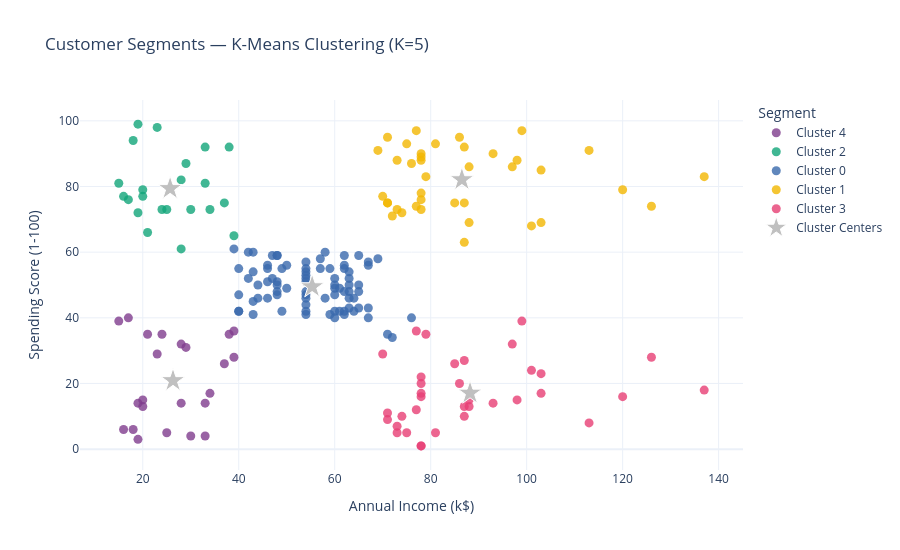

Notebook source saved alongside this figure:
### Markdown cell above
# 6. Visualizing Clusters

Each dot is a customer, colored by their assigned cluster 

*Cluster centers are shows as stars*

### Code cell
# Assign segment names (will be finalized in Step 7)
cluster_names = {
    0: 'Cluster 0',
    1: 'Cluster 1',
    2: 'Cluster 2',
    3: 'Cluster 3',
    4: 'Cluster 4'
}
df['Segment'] = df['Cluster'].map(cluster_names)

# Scatter plot
fig = px.scatter(
    df,
    x='Income',
    y='SpendingScore',
    color='Segment',
    hover_data=['Age', 'Gender', 'CustomerID'],
    title='Customer Segments — K-Means Clustering (K=5)',
    labels={'Income': 'Annual Income (k$)', 'SpendingScore': 'Spending Score (1-100)'},
    template='plotly_white',
    color_discrete_sequence=px.colors.qualitative.Bold
)
fig.update_traces(marker=dict(size=9, opacity=0.8))

# Add cluster centers as stars
fig.add_trace(go.Scatter(
    x=centers_df['Income'],
    y=centers_df['SpendingScore'],
    mode='markers',
    marker=dict(symbol='star', size=18, color='silver', line=dict(width=1, color='white')),
    name='Cluster Centers'
))

fig.update_layout(height=550)
fig.show()

### Figure 1 — Plotly figure (JSON) as saved in the notebook; plotly's stock layout.template omitted (floating-point values rounded to 4 significant figures; data arrays with more than 128 entries replaced by an {"elided": "..."} marker saying what was removed)
{"data": [{"customdata": [[19, "Male", 1], [20, "Female", 3], [31, "Female", 5], [35, "Female", 7], [64, "Male", 9], [67, "Male", 11], [58, "Female", 13], [37, "Male", 15], [35, "Female", 17], [52, "Male", 19], [35, "Male", 21], [46, "Female", 23], [54, "Female", 25], [45, "Female", 27], [40, "Female", 29], [60, "Male", 31], [53, "Male", 33], [49, "Female", 35], [42, "Female", 37], [36, "Female", 39], [65, "Female", 41], [48, "Male", 43], [49, "Female", 45]], "hovertemplate": "Segment=Cluster 4<br>Annual Income (k$)=%{x}<br>Spending Score (1-100)=%{y}<br>Age=%{customdata[0]}<br>Gender=%{customdata[1]}<br>CustomerID=%{customdata[2]}<extra></extra>", "legendgroup": "Cluster 4", "marker": {"color": "rgb(127, 60, 141)", "opacity": 0.8, "size": 9, "symbol": "circle"}, "mode": "markers", "name": "Cluster 4", "orientation": "v", "showlegend": true, "type": "scatter", "x": [15, 16, 17, 18, 19, 19, 20, 20, 21, 23, 24, 25, 28, 28, 29, 30, 33, 33, 34, 37, 38, 39, 39], "xaxis": "x", "y": [39, 6, 40, 6, 3, 14, 15, 13, 35, 29, 35, 5, 14, 32, 31, 4, 4, 14, 17, 26, 35, 36, 28], "yaxis": "y"}, {"customdata": [[21, "Male", 2], [23, "Female", 4], [22, "Female", 6], [23, "Female", 8], [30, "Female", 10], [35, "Female", 12], [24, "Female", 14], [22, "Male", 16], [20, "Male", 18], [35, "Female", 20], [25, "Male", 22], [31, "Male", 24], [29, "Male", 26], [35, "Male", 28], [23, "Female", 30], [21, "Female", 32], [18, "Male", 34], [21, "Female", 36], [30, "Female", 38], [20, "Female", 40], [24, "Male", 42], [24, "Female", 46]], "hovertemplate": "Segment=Cluster 2<br>Annual Income (k$)=%{x}<br>Spending Score (1-100)=%{y}<br>Age=%{customdata[0]}<br>Gender=%{customdata[1]}<br>CustomerID=%{customdata[2]}<extra></extra>", "legendgroup": "Cluster 2", "marker": {"color": "rgb(17, 165, 121)", "opacity": 0.8, "size": 9, "symbol": "circle"}, "mode": "markers", "name": "Cluster 2", "orientation": "v", "showlegend": true, "type": "scatter", "x": [15, 16, 17, 18, 19, 19, 20, 20, 21, 23, 24, 25, 28, 28, 29, 30, 33, 33, 34, 37, 38, 39], "xaxis": "x", "y": [81, 77, 76, 94, 72, 99, 77, 79, 66, 98, 73, 73, 82, 61, 87, 73, 92, 81, 73, 75, 92, 65], "yaxis": "y"}, {"customdata": {"elided": "81x3 mixed values"}, "hovertemplate": "Segment=Cluster 0<br>Annual Income (k$)=%{x}<br>Spending Score (1-100)=%{y}<br>Age=%{customdata[0]}<br>Gender=%{customdata[1]}<br>CustomerID=%{customdata[2]}<extra></extra>", "legendgroup": "Cluster 0", "marker": {"color": "rgb(57, 105, 172)", "opacity": 0.8, "size": 9, "symbol": "circle"}, "mode": "markers", "name": "Cluster 0", "orientation": "v", "showlegend": true, "type": "scatter", "x": [39, 40, 40, 40, 40, 42, 42, 43, 43, 43, 43, 44, 44, 46, 46, 46, 46, 47, 47, 48, 48, 48, 48, 48, 48, 49, 49, 50, 50, 54, 54, 54, 54, 54, 54, 54, 54, 54, 54, 54, 54, 57, 57, 58, 58, 59, 59, 60, 60, 60, 60, 60, 60, 61, 61, 62, 62, 62, 62, 62, 62, 63, 63, 63, 63, 63, 63, 64, 64, 65, 65, 65, 65, 67, 67, 67, 67, 69, 71, 72, 76], "xaxis": "x", "y": [61, 55, 47, 42, 42, 52, 60, 54, 60, 45, 41, 50, 46, 51, 46, 56, 55, 52, 59, 51, 59, 50, 48, 59, 47, 55, 42, 49, 56, 47, 54, 53, 48, 52, 42, 51, 55, 41, 44, 57, 46, 58, 55, 60, 46, 55, 41, 49, 40, 42, 52, 47, 50, 42, 49, 41, 48, 59, 55, 56, 42, 50, 46, 43, 48, 52, 54, 42, 46, 48, 50, 43, 59, 43, 57, 56, 40, 58, 35, 34, 40], "yaxis": "y"}, {"customdata": [[39, "Male", 124], [31, "Female", 126], [40, "Male", 128], [38, "Male", 130], [39, "Male", 132], [31, "Female", 134], [29, "Female", 136], [32, "Male", 138], [35, "Female", 140], [32, "Male", 142], [32, "Female", 144], [28, "Male", 146], [32, "Female", 148], [34, "Male", 150], [39, "Male", 152], [38, "Female", 154], [27, "Female", 156], [30, "Female", 158], [30, "Female", 160], [29, "Female", 162], [31, "Female", 164], [36, "Female", 166], [33, "Female", 168], [32, "Male", 170], [28, "Male", 172], [36, "Male", 174], [30, "Female", 176], [27, "Male", 178], [35, "Male", 180], [32, "Female", 182], [29, "Female", 184], [30, "Male", 186], [28, "Male", 188], [36, "Female", 190], [32, "Female", 192], [38, "Female", 194], [35, "Female", 196], [32, "Male", 198], [30, "Male", 200]], "hovertemplate": "Segment=Cluster 1<br>Annual Income (k$)=%{x}<br>Spending Score (1-100)=%{y}<br>Age=%{customdata[0]}<br>Gender=%{customdata[1]}<br>CustomerID=%{customdata[2]}<extra></extra>", "legendgroup": "Cluster 1", "marker": {"color": "rgb(242, 183, 1)", "opacity": 0.8, "size": 9, "symbol": "circle"}, "mode": "markers", "name": "Cluster 1", "orientation": "v", "showlegend": true, "type": "scatter", "x": [69, 70, 71, 71, 71, 72, 73, 73, 74, 75, 76, 77, 77, 78, 78, 78, 78, 78, 78, 79, 81, 85, 86, 87, 87, 87, 88, 88, 93, 97, 98, 99, 101, 103, 103, 113, 120, 126, 137], "xaxis": "x", "y": [91, 77, 95, 75, 75, 71, 88, 73, 72, 93, 87, 97, 74, 90, 88, 76, 89, 78, 73, 83, 93, 75, 95, 63, 75, 92, 86, 69, 90, 86, 88, 97, 68, 85, 69, 91, 79, 74, 83], "yaxis": "y"}, {"customdata": [[23, "Female", 125], [59, "Male", 129], [47, "Male", 131], [20, "Male", 135], [44, "Female", 137], [19, "Male", 139], [57, "Female", 141], [25, "Male", 145], [48, "Male", 147], [34, "Female", 149], [43, "Male", 151], [44, "Female", 153], [47, "Female", 155], [37, "Male", 157], [34, "Male", 159], [56, "Female", 161], [19, "Male", 163], [50, "Male", 165], [42, "Male", 167], [36, "Female", 169], [40, "Male", 171], [36, "Male", 173], [52, "Female", 175], [58, "Male", 177], [59, "Male", 179], [37, "Female", 181], [46, "Male", 183], [41, "Female", 185], [54, "Female", 187], [41, "Female", 189], [34, "Female", 191], [33, "Male", 193], [47, "Female", 195], [45, "Female", 197], [32, "Male", 199]], "hovertemplate": "Segment=Cluster 3<br>Annual Income (k$)=%{x}<br>Spending Score (1-100)=%{y}<br>Age=%{customdata[0]}<br>Gender=%{customdata[1]}<br>CustomerID=%{customdata[2]}<extra></extra>", "legendgroup": "Cluster 3", "marker": {"color": "rgb(231, 63, 116)", "opacity": 0.8, "size": 9, "symbol": "circle"}, "mode": "markers", "name": "Cluster 3", "orientation": "v", "showlegend": true, "type": "scatter", "x": [70, 71, 71, 73, 73, 74, 75, 77, 77, 78, 78, 78, 78, 78, 78, 79, 81, 85, 86, 87, 87, 87, 88, 88, 93, 97, 98, 99, 101, 103, 103, 113, 120, 126, 137], "xaxis": "x", "y": [29, 11, 9, 5, 7, 10, 5, 12, 36, 22, 17, 20, 16, 1, 1, 35, 5, 26, 20, 27, 13, 10, 13, 15, 14, 32, 15, 39, 24, 17, 23, 8, 16, 28, 18], "yaxis": "y"}, {"marker": {"color": "silver", "line": {"color": "white", "width": 1}, "size": 18, "symbol": "star"}, "mode": "markers", "name": "Cluster Centers", "type": "scatter", "x": [55.3, 86.5, 25.7, 88.2, 26.3], "y": [49.5, 82.1, 79.4, 17.1, 20.9]}], "layout": {"height": 550, "legend": {"title": {"text": "Segment"}, "tracegroupgap": 0}, "title": {"text": "Customer Segments — K-Means Clustering (K=5)"}, "xaxis": {"anchor": "y", "domain": [0, 1], "title": {"text": "Annual Income (k$)"}}, "yaxis": {"anchor": "x", "domain": [0, 1], "title": {"text": "Spending Score (1-100)"}}}}
